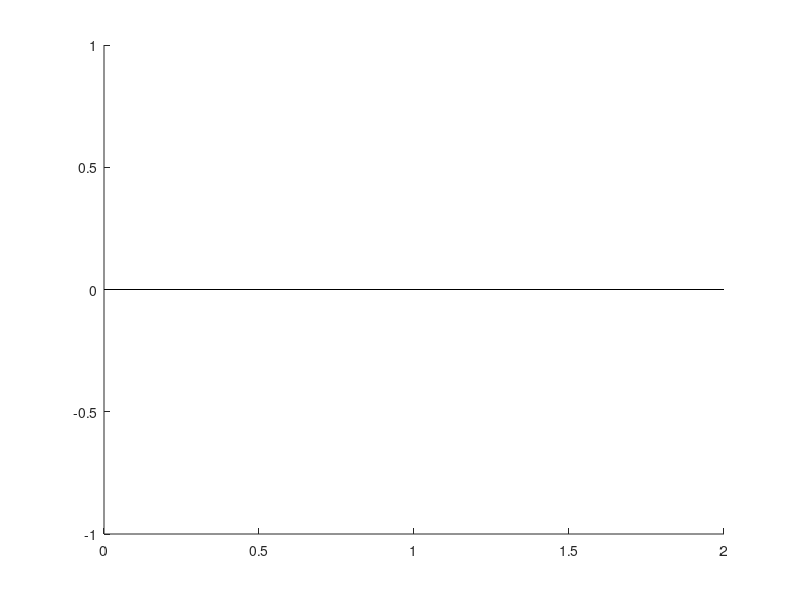

Source code (MATLAB): (Note: this script raises an error after producing the figure.)
% Définir la plage de fréquences pour le gamma
gamma_range = [85, 95];  % Gamme de fréquences en Hz

% ********** PARTIE POUR LES MUTANTS **********
enregistrements_mutants = { ...
    '/media/mobs/DataMOBS203/Trami_TG1_TG2_TG3_TG7_BaselineSleep_240628_091858/M1', ...
    '/media/mobs/DataMOBS203/Trami_TG4_TG8_TG9_BaselineSleep_240704_093657/M8/', ...
    '/media/mobs/DataMOBS203/Trami_TG1_TG7_TG8_TG9_BaselineSleep_240711_090852/M7', ...
    '/media/mobs/DataMOBS203/Trami_TG1_TG7_TG8_TG9_BaselineSleep_240711_090852/M9', ...
};

gamma_peaks_mutants = [];  % Initialiser les puissances gamma pour les mutants

% Charger et analyser chaque mutant
for i = 1:length(enregistrements_mutants)
    % Charger les périodes et spectres
    accelero_path = fullfile(enregistrements_mutants{i}, 'SleepScoring_Accelero.mat');
    if exist(accelero_path, 'file')
        load(accelero_path, 'Wake');  % Charger les périodes de veille uniquement
    else
        warning(['Fichier SleepScoring_Accelero.mat introuvable pour : ', accelero_path]);
        continue;
    end
    
    data_path = fullfile(enregistrements_mutants{i}, 'SpectrumDataH', 'SpectrumSomCxdeepH.mat');
    if exist(data_path, 'file')
        load(data_path, 'Sp', 'f', 't');  % Charger les spectres, fréquences et temps

        % Vérification des dimensions de t et Sp
        if length(t) ~= size(Sp, 1)
            warning(['Dimensions incompatibles dans le spectre pour : ', data_path]);
            continue;
        end

        % Restreindre le spectre aux périodes de Wake et aux fréquences gamma
        wake_spectrum = mean(Data(Restrict(tsd(t * 1E4, Sp), Wake)), 1);  % Spectre moyen pour Wake
        gamma_indices = f >= gamma_range(1) & f <= gamma_range(2);
        spectra_gamma = wake_spectrum(gamma_indices);  % Spectre gamma pour Wake
        
        % Obtenir la puissance gamma maximale dans Wake
        gamma_peak = max(spectra_gamma);
        gamma_peaks_mutants(end + 1) = gamma_peak;
    else
        warning(['Fichier de spectre introuvable : ', data_path]);
    end
end

% ********** PARTIE POUR LES CONTROLES **********
enregistrements_controles = { ...
    '/media/mobs/DataMOBS203/TG1_TG2_BaselineSleep_240531_095224/M2/', ...
    '/media/mobs/DataMOBS203/Trami_TG2_TG3_TG4_TG5_BaselineSleep_240709_093745/M3', ...
    '/media/mobs/DataMOBS203/Trami_TG4_TG8_TG9_BaselineSleep_240705_100948/M4', ...
    '/media/mobs/DataMOBS203/Trami_TG5_BaselineSleep_240718_093343', ...
};

gamma_peaks_controles = [];  % Initialiser les puissances gamma pour les contrôles

% Charger et analyser chaque contrôle
for i = 1:length(enregistrements_controles)
    accelero_path = fullfile(enregistrements_controles{i}, 'SleepScoring_Accelero.mat');
    if exist(accelero_path, 'file')
        load(accelero_path, 'Wake');  % Charger les périodes de veille
    else
        warning(['Fichier SleepScoring_Accelero.mat introuvable pour : ', accelero_path]);
        continue;
    end
    
    data_path = fullfile(enregistrements_controles{i}, 'SpectrumDataH', 'SpectrumSomCxdeepH.mat');
    if exist(data_path, 'file')
        load(data_path, 'Sp', 'f', 't');  % Charger les spectres et les fréquences
        
        % Vérification des dimensions de t et Sp
        if length(t) ~= size(Sp, 1)
            warning(['Dimensions incompatibles dans le spectre pour : ', data_path]);
            continue;
        end
        
        % Restreindre le spectre aux périodes de Wake et aux fréquences gamma
        wake_spectrum = mean(Data(Restrict(tsd(t * 1E4, Sp), Wake)), 1);
        gamma_indices = f >= gamma_range(1) & f <= gamma_range(2);
        spectra_gamma = wake_spectrum(gamma_indices);  % Spectre gamma pour Wake
        
        % Obtenir la puissance gamma maximale dans Wake
        gamma_peak = max(spectra_gamma);
        gamma_peaks_controles(end + 1) = gamma_peak;
    else
        warning(['Fichier de spectre introuvable : ', data_path]);
    end
end

% ********** COMPARAISON ET GRAPHIQUE EN BARRES **********
figure;
hold on;
bar(1, mean(gamma_peaks_controles), 'FaceColor', [0.5, 0.5, 0.5], 'DisplayName', 'Contrôles');
errorbar(1, mean(gamma_peaks_controles), std(gamma_peaks_controles) / sqrt(length(gamma_peaks_controles)), 'k');
scatter(ones(size(gamma_peaks_controles)) * 1, gamma_peaks_controles, 50, 'k', 'filled', 'jitter', 'on', 'jitterAmount', 0.1);

bar(2, mean(gamma_peaks_mutants), 'FaceColor', 'g', 'DisplayName', 'Mutants');
errorbar(2, mean(gamma_peaks_mutants), std(gamma_peaks_mutants) / sqrt(length(gamma_peaks_mutants)), 'k');
scatter(ones(size(gamma_peaks_mutants)) * 2, gamma_peaks_mutants, 50, 'k', 'filled', 'jitter', 'on', 'jitterAmount', 0.1);

set(gca, 'XTick', [1, 2], 'XTickLabel', {'Contrôles', 'Mutants'});
ylabel('Puissance gamma maximale dans Wake');
title('Comparaison de la puissance gamma maximale entre contrôles et mutants');
legend show;

% ********** TEST STATISTIQUE **********
[~, p_value] = ttest2(gamma_peaks_controles, gamma_peaks_mutants);
disp(['p-value pour la comparaison de la puissance gamma maximale dans Wake : ', num2str(p_value)]);
